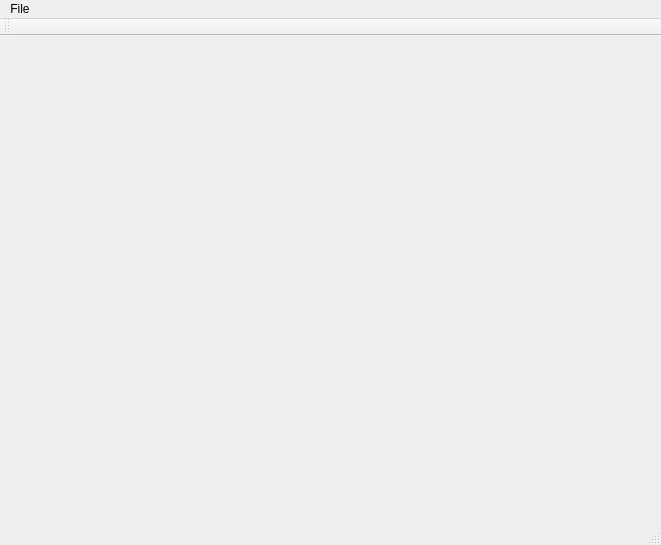
<?xml version="1.0" encoding="UTF-8"?>
<ui version="4.0">
 <class>MainWindow</class>
 <widget class="QMainWindow" name="MainWindow">
  <property name="geometry">
   <rect>
    <x>0</x>
    <y>0</y>
    <width>661</width>
    <height>545</height>
   </rect>
  </property>
  <property name="windowTitle">
   <string>Grove</string>
  </property>
  <widget class="QWidget" name="centralWidget"/>
  <widget class="QMenuBar" name="menuBar">
   <property name="geometry">
    <rect>
     <x>0</x>
     <y>0</y>
     <width>661</width>
     <height>22</height>
    </rect>
   </property>
   <widget class="QMenu" name="menuFile">
    <property name="title">
     <string>File</string>
    </property>
    <addaction name="actiondebug"/>
   </widget>
   <addaction name="menuFile"/>
  </widget>
  <widget class="QToolBar" name="mainToolBar">
   <attribute name="toolBarArea">
    <enum>TopToolBarArea</enum>
   </attribute>
   <attribute name="toolBarBreak">
    <bool>false</bool>
   </attribute>
  </widget>
  <widget class="QStatusBar" name="statusBar"/>
  <action name="actiondebug">
   <property name="text">
    <string>debug</string>
   </property>
  </action>
 </widget>
 <layoutdefault spacing="6" margin="11"/>
 <resources/>
 <connections/>
</ui>
